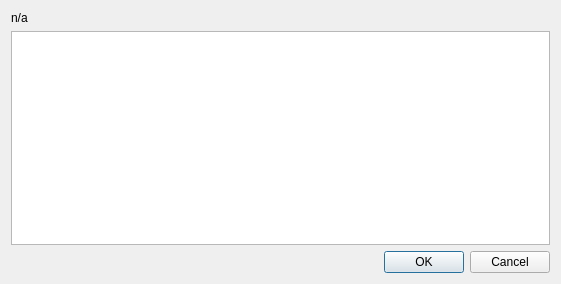
<?xml version="1.0" encoding="UTF-8"?>
<ui version="4.0">
 <class>Dialog</class>
 <widget class="QDialog" name="Dialog">
  <property name="geometry">
   <rect>
    <x>0</x>
    <y>0</y>
    <width>561</width>
    <height>284</height>
   </rect>
  </property>
  <property name="windowTitle">
   <string>Dialog</string>
  </property>
  <layout class="QVBoxLayout" name="verticalLayout">
   <item>
    <widget class="QLabel" name="label">
     <property name="text">
      <string>n/a</string>
     </property>
    </widget>
   </item>
   <item>
    <widget class="QPlainTextEdit" name="plainTextEdit"/>
   </item>
   <item>
    <widget class="QDialogButtonBox" name="buttonBox">
     <property name="orientation">
      <enum>Qt::Horizontal</enum>
     </property>
     <property name="standardButtons">
      <set>QDialogButtonBox::Cancel|QDialogButtonBox::Ok</set>
     </property>
    </widget>
   </item>
  </layout>
 </widget>
 <resources/>
 <connections>
  <connection>
   <sender>buttonBox</sender>
   <signal>accepted()</signal>
   <receiver>Dialog</receiver>
   <slot>accept()</slot>
   <hints>
    <hint type="sourcelabel">
     <x>248</x>
     <y>254</y>
    </hint>
    <hint type="destinationlabel">
     <x>157</x>
     <y>274</y>
    </hint>
   </hints>
  </connection>
  <connection>
   <sender>buttonBox</sender>
   <signal>rejected()</signal>
   <receiver>Dialog</receiver>
   <slot>reject()</slot>
   <hints>
    <hint type="sourcelabel">
     <x>316</x>
     <y>260</y>
    </hint>
    <hint type="destinationlabel">
     <x>286</x>
     <y>274</y>
    </hint>
   </hints>
  </connection>
 </connections>
</ui>
